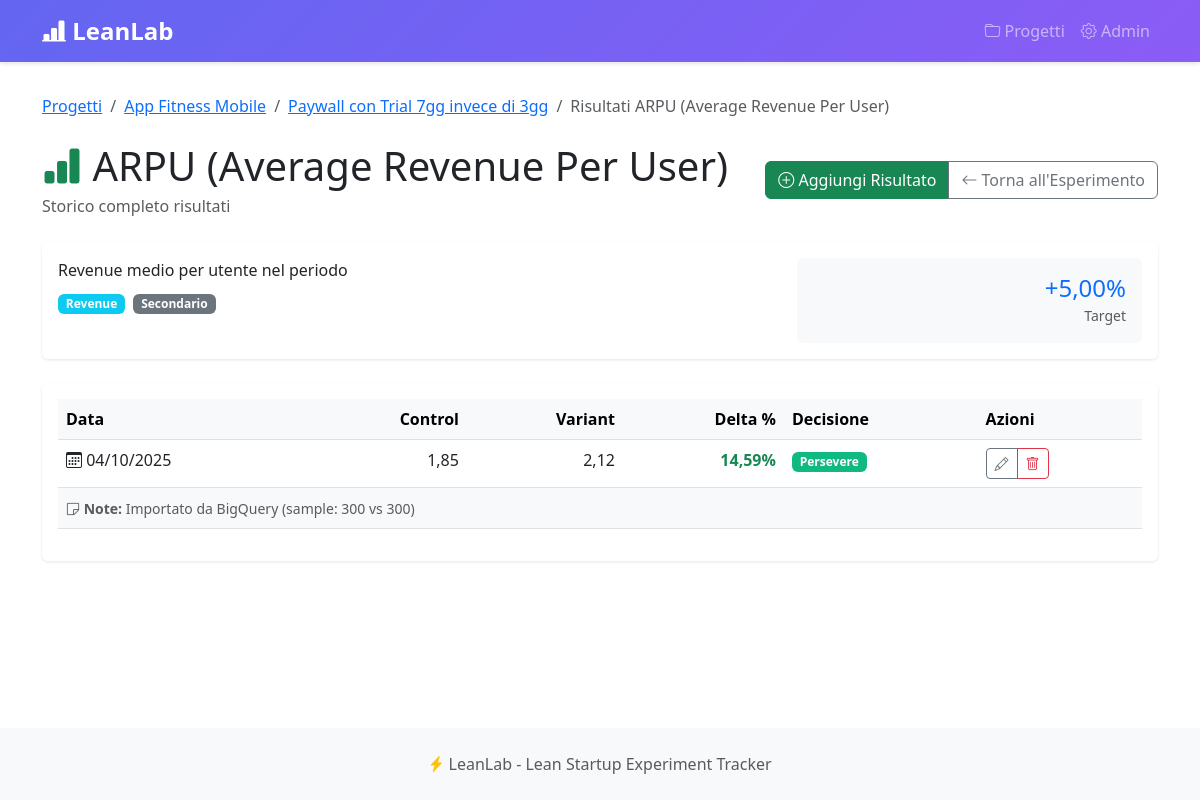
Screenshot of /metrics/indicator/12/results/ with the database file from the repository.
### projects/models.py (models this page shows, shortened)
class Project(models.Model):
    name = models.CharField(max_length=200, verbose_name="Nome Progetto")
    description = models.TextField(blank=True, verbose_name="Descrizione")
    created_at = models.DateTimeField(auto_now_add=True)
    updated_at = models.DateTimeField(auto_now=True)
    is_active = models.BooleanField(default=True, verbose_name="Attivo")
    class Meta:
        verbose_name = "Progetto"
        verbose_name_plural = "Progetti"
        ordering = ['-created_at']

class Experiment(models.Model):
    STATUS_CHOICES = [
        ('draft', 'Bozza'),
        ('running', 'In corso'),
        ('completed', 'Completato'),
    ]
    DECISION_CHOICES = [
        ('pending', 'In attesa'),
        ('persevere', 'Persevere'),
        ('pivot', 'Pivot'),
    ]
    project = models.ForeignKey(Project, on_delete=models.CASCADE, related_name='experiments')
    title = models.CharField(max_length=200, verbose_name="Titolo Esperimento")
    hypothesis = models.TextField(verbose_name="Ipotesi da testare")
    status = models.CharField(max_length=20, choices=STATUS_CHOICES, default='draft')
    decision = models.CharField(max_length=20, choices=DECISION_CHOICES, default='pending')
    start_date = models.DateField(null=True, blank=True, verbose_name="Data Inizio")
    end_date = models.DateField(null=True, blank=True, verbose_name="Data Fine")
    notes = models.TextField(blank=True, verbose_name="Note")
    created_at = models.DateTimeField(auto_now_add=True)
    updated_at = models.DateTimeField(auto_now=True)
    class Meta:
        verbose_name = "Esperimento"
        verbose_name_plural = "Esperimenti"
        ordering = ['-created_at']

### metrics/models.py (models this page shows, shortened)
class Indicator(models.Model):
    TYPE_CHOICES = [
        ('percentage', 'Percentuale'),
        ('average', 'Media'),
        ('count', 'Conteggio'),
        ('revenue', 'Revenue'),
    ]
    ROLE_CHOICES = [
        ('primary', 'Primario'),
        ('guardrail', 'Guardrail'),
        ('secondary', 'Secondario'),
    ]
    experiment = models.ForeignKey(Experiment, on_delete=models.CASCADE, related_name='indicators')
    name = models.CharField(max_length=200, verbose_name="Nome Indicatore")
    description = models.TextField(blank=True, verbose_name="Descrizione")
    indicator_type = models.CharField(max_length=20, choices=TYPE_CHOICES, default='percentage')
    role = models.CharField(max_length=20, choices=ROLE_CHOICES, default='primary')
    target_uplift = models.DecimalField(
        max_digits=5,
        decimal_places=2,
        help_text="Target % miglioramento (es. 10 per +10%)",
        verbose_name="Target Uplift %"
    )
    bigquery_metric_key = models.CharField(
        max_length=100,
        blank=True,
        help_text="Chiave per recuperare dati da MockBigQueryData (es: completion_rate, retention_d7)",
        verbose_name="Metric Key BigQuery"
    )
    created_at = models.DateTimeField(auto_now_add=True)
    class Meta:
        verbose_name = "Indicatore"
        verbose_name_plural = "Indicatori"
        ordering = ['experiment', '-role', 'name']

class Result(models.Model):
    indicator = models.ForeignKey(Indicator, on_delete=models.CASCADE, related_name='results')
    measured_at = models.DateField(verbose_name="Data Misurazione")
    value_control = models.DecimalField(max_digits=12, decimal_places=4, verbose_name="Valore Control")
    value_variant = models.DecimalField(max_digits=12, decimal_places=4, verbose_name="Valore Variant")
    delta_percentage = models.DecimalField(max_digits=8, decimal_places=2, null=True, blank=True, verbose_name="Delta %")
    decision_auto = models.CharField(max_length=20, blank=True, verbose_name="Decisione Auto")
    notes = models.TextField(blank=True, verbose_name="Note")
    created_at = models.DateTimeField(auto_now_add=True)
    class Meta:
        verbose_name = "Risultato"
        verbose_name_plural = "Risultati"
        ordering = ['-measured_at']

### metrics/views.py (the view)
def result_list(request, indicator_pk):
    indicator = get_object_or_404(Indicator, pk=indicator_pk)
    experiment = indicator.experiment
    project = experiment.project
    results = indicator.results.all().order_by('-measured_at')
    context = {
        'indicator': indicator,
        'experiment': experiment,
        'project': project,
        'results': results,
    }
    return render(request, 'result_list.html', context)

### metrics/templates/result_list.html (shortened to what this page needs)
{% extends 'base.html' %}
{% block content %}
<nav aria-label="breadcrumb" class="mb-4">
    <ol class="breadcrumb">
        <li class="breadcrumb-item"><a href="{% url 'projects:list' %}">Progetti</a></li>
        <li class="breadcrumb-item"><a href="{% url 'projects:detail' project.pk %}">{{ project.name }}</a></li>
        <li class="breadcrumb-item"><a href="{% url 'projects:experiment_detail' project.pk experiment.pk %}">{{ experiment.title }}</a></li>
        <li class="breadcrumb-item active">Risultati {{ indicator.name }}</li>
    </ol>
</nav>
<div class="d-flex justify-content-between align-items-center mb-4">
    <div>
        <h1 class="mb-1">
            <i class="bi bi-bar-chart-fill text-success"></i> {{ indicator.name }}
        </h1>
        <p class="text-muted mb-0">
            Storico completo risultati
        </p>
    </div>
    <div class="btn-group">
        <a href="{% url 'metrics:result_create' indicator.pk %}" class="btn btn-success">
            <i class="bi bi-plus-circle"></i> Aggiungi Risultato
        </a>
        <a href="{% url 'projects:experiment_detail' project.pk experiment.pk %}"
           class="btn btn-outline-secondary">
            <i class="bi bi-arrow-left"></i> Torna all'Esperimento
        </a>
    </div>
</div>
<div class="card mb-4">
    <div class="card-body">
        <div class="row">
            <div class="col-md-8">
                <p class="mb-1">{{ indicator.description|default:"Nessuna descrizione" }}</p>
                <div class="mt-2">
                    <span class="badge bg-info">{{ indicator.get_indicator_type_display }}</span>
                    <span class="badge
                        {% if indicator.role == 'primary' %}bg-primary
                        {% elif indicator.role == 'guardrail' %}bg-danger
                        {% else %}bg-secondary{% endif %} ms-1">
                        {{ indicator.get_role_display }}
                    </span>
                </div>
            </div>
            <div class="col-md-4 text-end">
                <div class="p-3 bg-light rounded">
                    <h4 class="mb-0 text-primary">+{{ indicator.target_uplift }}%</h4>
                    <small class="text-muted">Target</small>
                </div>
            </div>
        </div>
    </div>
</div>
{% if results %}
<div class="card">
    <div class="card-body">
        <div class="table-responsive">
            <table class="table table-hover">
                <thead class="table-light">
                    <tr>
                        <th>Data</th>
                        <th class="text-end">Control</th>
                        <th class="text-end">Variant</th>
                        <th class="text-end">Delta %</th>
                        <th>Decisione</th>
                        <th>Azioni</th>
                    </tr>
                </thead>
                <tbody>
                    {% for result in results %}
                    <tr>
                        <td>
                            <i class="bi bi-calendar3"></i>
                            {{ result.measured_at|date:"d/m/Y" }}
                        </td>
                        <td class="text-end">{{ result.value_control|floatformat:2 }}</td>
                        <td class="text-end">{{ result.value_variant|floatformat:2 }}</td>
                        <td class="text-end">
                            <span class="{% if result.delta_percentage >= 0 %}text-success{% else %}text-danger{% endif %}">
                                <strong>{{ result.delta_percentage|floatformat:2 }}%</strong>
                            </span>
                        </td>
                        <td>
                            {% if result.decision_auto == 'persevere' %}
                            <span class="badge badge-persevere">Persevere</span>
                            {% elif result.decision_auto == 'pivot' %}
                            <span class="badge badge-pivot">Pivot</span>
                            {% else %}
                            <span class="badge bg-secondary">{{ result.decision_auto }}</span>
                            {% endif %}
                        </td>
                        <td>
                            <div class="btn-group btn-group-sm">
                                <a href="{% url 'metrics:result_edit' result.pk %}"
                                   class="btn btn-outline-secondary" title="Modifica">
                                    <i class="bi bi-pencil"></i>
                                </a>
                                <a href="{% url 'metrics:result_delete' result.pk %}"
                                   class="btn btn-outline-danger" title="Elimina">
                                    <i class="bi bi-trash"></i>
                                </a>
                            </div>
                        </td>
                    </tr>
                    {% if result.notes %}
                    <tr class="table-light">
                        <td colspan="6">
                            <small class="text-muted">
                                <i class="bi bi-sticky"></i> <strong>Note:</strong> {{ result.notes }}
                            </small>
                        </td>
                    </tr>
                    {% endif %}
                    {% endfor %}
                </tbody>
            </table>
        </div>
    </div>
</div>
{% endif %}
{% endblock %}

### templates/base.html (style rules this page uses)
:root { --primary-color: #6366f1; --success-color: #10b981; --danger-color: #ef4444; --warning-color: #f59e0b; }
body { min-height: 100vh; display: flex; flex-direction: column; }
.card { border: none; box-shadow: 0 1px 3px rgba(0,0,0,0.1); transition: transform 0.2s, box-shadow 0.2s; }
.badge-persevere { background-color: var(--success-color); }

### rows the page displays
Project: name "App Fitness Mobile"
Experiment: title "Paywall con Trial 7gg invece di 3gg"
Indicator: name "ARPU (Average Revenue Per User)", description "Revenue medio per utente nel periodo", indicator_type "Revenue", role "Secondario", target_uplift "5,00"
Result: measured_at "04/10/2025", value_control "1,85", value_variant "2,12", delta_percentage "14,59", decision_auto "Persevere", notes "Importato da BigQuery (sample: 300 vs 300)"
